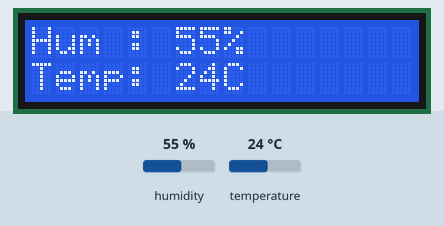
This sketch was run on a simulated Arduino Uno, built with avr-gcc and run on an emulated ATmega328P. Parts: 16×2 character LCD. The inputs (shaded band) are chosen by the test bench; at power-on: humidity 55 %, temperature 24 °C. What the sketch prints to the serial monitor is not drawn.

Above: at 1.9 s.
2.0 s: humidity set to 22 %
At 3.4 s:
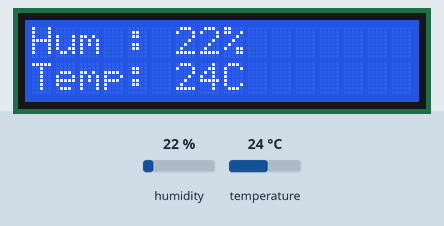
3.8 s: temperature set to 12 °C
At 5.7 s:
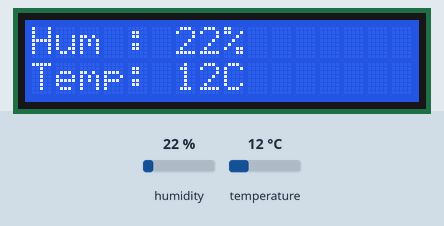
6.0 s: humidity set to 40 %
At 7.9 s:
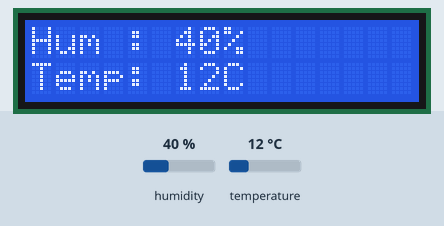
8.2 s: temperature set to 19 °C
At 10.1 s:
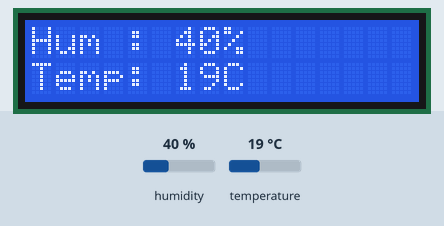
Timing chart, 0 to 11.4 s (numbered marks = the images above; inputs shaded):
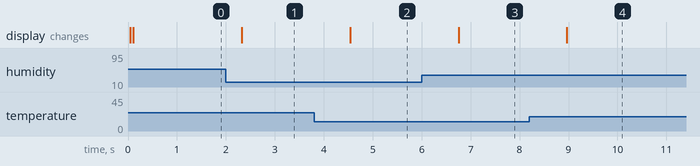

The sketch:

sketch_mar31a.ino
```cpp
/*
  Written by : Kelvin Kedyson Zacharia
  BSC Telecommunications Engineering (UDSM - CoICT)
  Wednesday, March 31st 2021
*/

//importing the libraries
#include <LiquidCrystal.h>
#include <SimpleDHT.h>

int pinDHT11 = 4;
SimpleDHT11 dht11;

const int rs = 12, en = 11, d4 = 10, d5 = 9, d6 = 8, d7 = 7;
LiquidCrystal lcd(rs, en, d4, d5, d6, d7);

void setup() {
  Serial.begin(9600);
}

void loop() {
  // start working...
  Serial.println("=================================");
  Serial.println("Temperature and Humidity Control System");

  // read with raw sample data.
  byte temperature = 0;
  byte humidity = 0;
  byte data[40] = {0};
  if (dht11.read(pinDHT11, &temperature, &humidity, data)) {
    Serial.println("Read DHT11");
    return;
  }

  Serial.println("");

  Serial.print("Results: ");
  Serial.print((float)temperature);
  Serial.print(" *C, ");
  Serial.print((float)humidity);
  Serial.println(" %");

  lcd.begin(16, 2);
  lcd.print("Hum : ");
  lcd.print(humidity);
  lcd.print("%");

  lcd.setCursor(0, 1);
  lcd.print("Temp:");
  lcd.setCursor(6, 1);
  lcd.print(temperature);
  lcd.print("C");

  // DHT11 sampling rate is 1HZ.
  delay(1000);
}
```

Measured:
- after the input at 2.0 s, the display: changes after 0.32 s (image 1)
- after the input at 3.8 s, the display: changes after 0.74 s (image 2)
- after the input at 6.0 s, the display: changes after 0.75 s (image 3)
- after the input at 8.2 s, the display: changes after 0.77 s (image 4)
